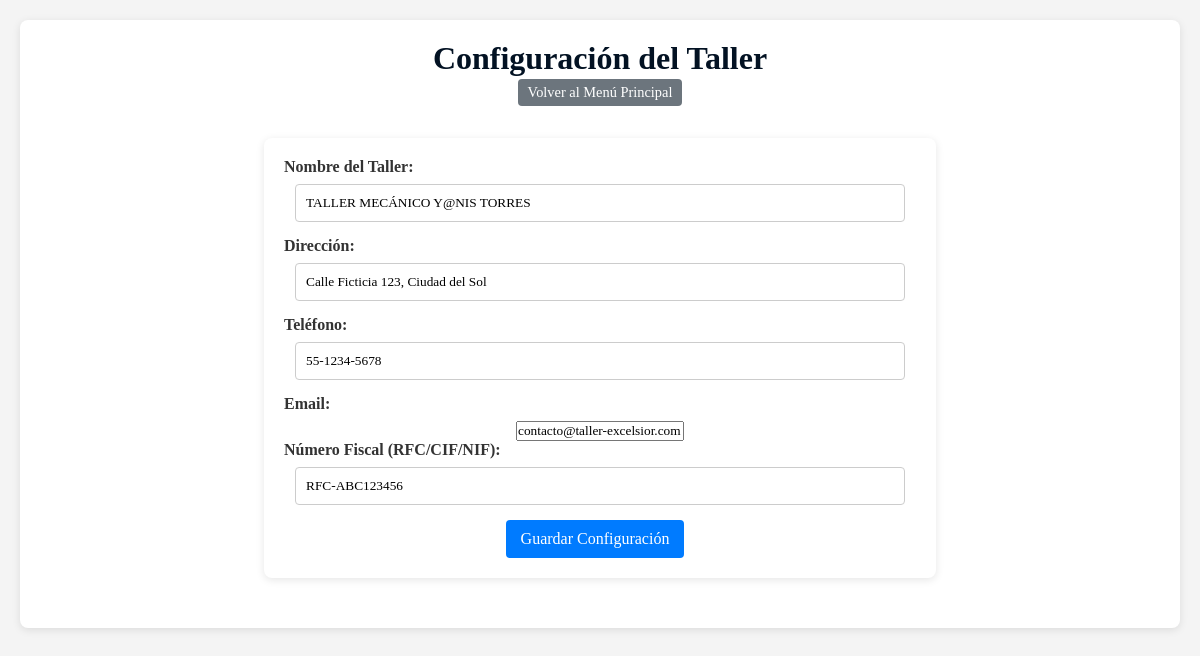
Screenshot of /configuracion.php with the database file from the repository.
### tables this page shows
CREATE TABLE `configuracion_empresa` (
  `id` int(11) NOT NULL DEFAULT 1,
  `nombre_empresa` varchar(255) NOT NULL,
  `direccion` varchar(255) DEFAULT NULL,
  `telefono` varchar(50) DEFAULT NULL,
  `email` varchar(100) DEFAULT NULL,
  `numero_fiscal` varchar(50) DEFAULT NULL,
  `logo_path` varchar(255) DEFAULT NULL
);

### configuracion.php (the view, shortened to what this page needs)
<?php
include 'db_config.php';
$config = null;
$sql_select = "SELECT * FROM configuracion_empresa WHERE id = 1";
$result = $conn->query($sql_select);
if ($result && $result->num_rows > 0) {
    $config = $result->fetch_assoc();
} else {
    $conn->query("INSERT INTO configuracion_empresa (id, nombre_empresa) VALUES (1, 'Mi Taller') ON DUPLICATE KEY UPDATE nombre_empresa='Mi Taller'");
    $result = $conn->query($sql_select);
    $config = $result->fetch_assoc();
}
?>
<!DOCTYPE html>
<html lang="es">
<head>
    <link rel="stylesheet" href="styles.css">
</head>
<body>
    <div class="container">
        <h1>Configuración del Taller</h1>
        <div class="top-buttons">
            <a href="index.php" class="action-button back-button">Volver al Menú Principal</a>
        </div>
        <div class="form-container">
            <form action="configuracion.php" method="POST">
                <label for="nombre_empresa">Nombre del Taller:</label>
                <input type="text" id="nombre_empresa" name="nombre_empresa" value="<?php echo htmlspecialchars($config['nombre_empresa'] ?? ''); ?>" required>
                <label for="direccion">Dirección:</label>
                <input type="text" id="direccion" name="direccion" value="<?php echo htmlspecialchars($config['direccion'] ?? ''); ?>">
                <label for="telefono">Teléfono:</label>
                <input type="text" id="telefono" name="telefono" value="<?php echo htmlspecialchars($config['telefono'] ?? ''); ?>">
                <label for="email">Email:</label>
                <input type="email" id="email" name="email" value="<?php echo htmlspecialchars($config['email'] ?? ''); ?>">
                <label for="numero_fiscal">Número Fiscal (RFC/CIF/NIF):</label>
                <input type="text" id="numero_fiscal" name="numero_fiscal" value="<?php echo htmlspecialchars($config['numero_fiscal'] ?? ''); ?>">
                <input type="submit" name="submit_edit" value="Guardar Configuración">
            </form>
        </div>
    </div>
</body>
</html>

### styles.css (style rules this page uses)
:root { --primary-color: #4f4aa6; --secondary-color: #f57309; --bg-color: #f7f7f7; --light-color: white; --header-title-font: Popins-Extrabold; --text-font: Popins; --menu-font: Popins-Bold; --fontsubt: fonta; --secction-font-title: Popins-Bold; --darck-color: black; }
* { margin: 0; padding: 0; box-sizing: border-box; font-family: var(--text-font); }
body { font-family: Arial, sans-serif; margin: 20px; background-color: #f4f4f4; color: #333; }
h1, h2 { color: #0056b3; text-align: center; }
.container { max-width: 1200px; margin: 0 auto; padding: 20px; background-color: #fff; box-shadow: 0 2px 8px rgba(0,0,0,0.1); border-radius: 8px; }
.action-button { padding: 5px 10px; border: none; cursor: pointer; border-radius: 4px; text-decoration: none; color: white; display: inline-block; margin: 2px; font-size: 0.9em; }
.back-button { background-color: #6c757d; }
.form-container { width: 60%; margin: 30px auto; padding: 20px; background-color: #fff; box-shadow: 0 2px 8px rgba(0,0,0,0.1); border-radius: 8px; }
.form-container label { display: block; margin-bottom: 8px; font-weight: bold; text-align: left; }
.form-container input[type="text"], .form-container input[type="date"], .form-container input[type="number"], .form-container select, .form-container textarea { width: calc(100% - 22px); padding: 10px; margin-bottom: 15px; border: 1px solid #ccc; border-radius: 4px; box-sizing: border-box; }
.form-container input[type="submit"] { background-color: #007bff; color: white; padding: 10px 15px; border: none; border-radius: 4px; cursor: pointer; font-size: 16px; margin-right: 10px; }
.top-buttons { text-align: center; margin-bottom: 20px; }
a { text-decoration: none; }
h1 { font-family: var(--secction-font-title); color: #031223; }
::placeholder { color: #0c0011; }
html { font-family: 'Segoe UI', sans-serif; text-align: center; }

### rows the page displays
configuracion_empresa: nombre_empresa "TALLER MECÁNICO Y@NIS TORRES", direccion "Calle Ficticia 123, Ciudad del Sol", telefono "55-1234-5678", email "contacto@taller-excelsior.com", numero_fiscal "RFC-ABC123456"
